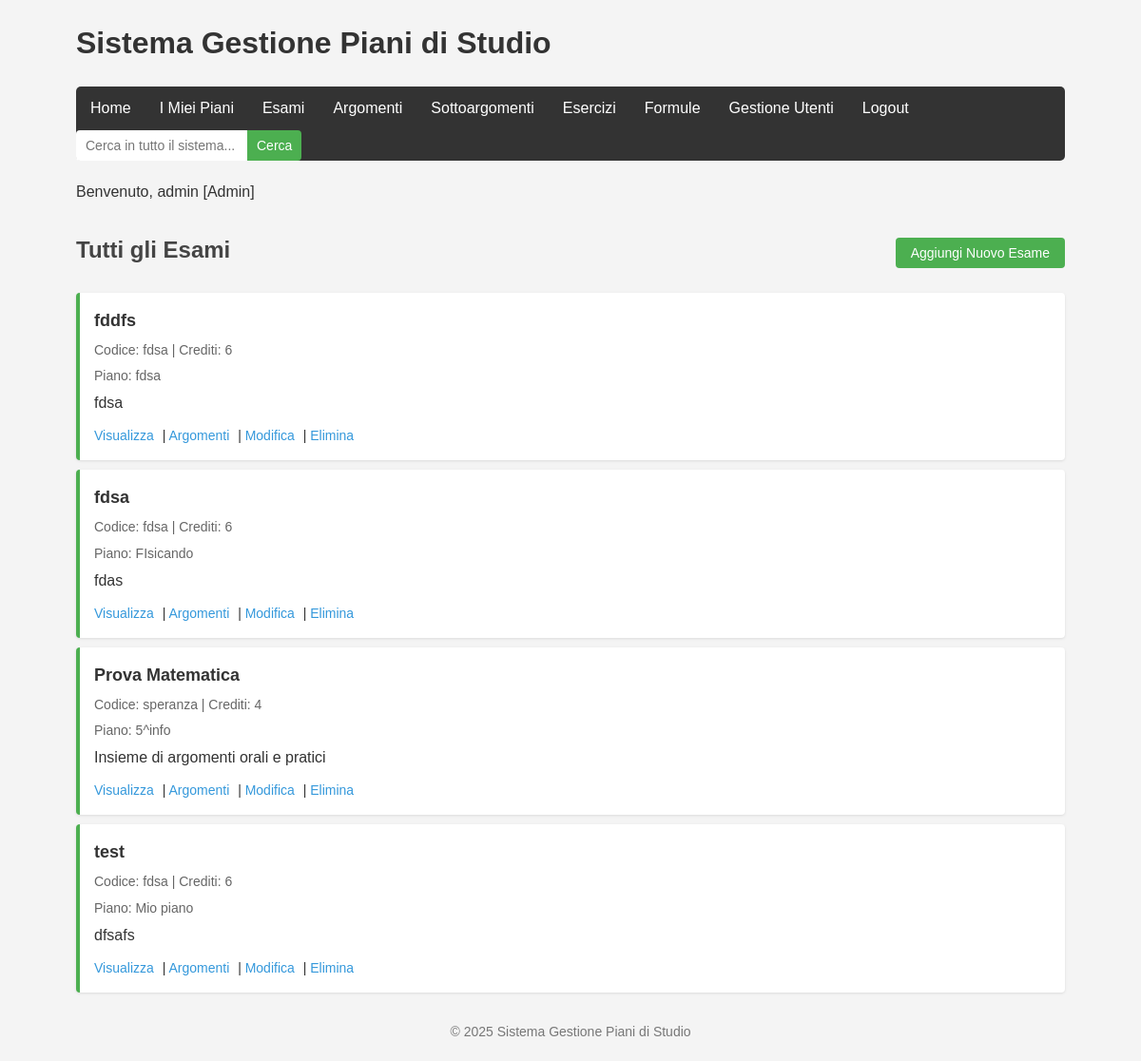
Screenshot of /pages/esami.php (signed in) with the database file from the repository.
### tables this page shows
CREATE TABLE `esami` (
  `id` int(11) NOT NULL,
  `piano_id` int(11) NOT NULL,
  `nome` varchar(100) NOT NULL,
  `codice` varchar(20) DEFAULT NULL,
  `crediti` int(11) DEFAULT 6,
  `descrizione` text DEFAULT NULL,
  `anno` int(11) DEFAULT NULL,
  `semestre` int(11) DEFAULT NULL
);

CREATE TABLE `piani_di_studio` (
  `id` int(11) NOT NULL,
  `nome` varchar(100) NOT NULL,
  `descrizione` text DEFAULT NULL,
  `data_creazione` timestamp NOT NULL DEFAULT current_timestamp(),
  `user_id` int(11) NOT NULL,
  `visibility` varchar(20) NOT NULL DEFAULT 'private'
);

### models/esame.php (called while the page is built, shortened)
<?php
class Esame {
    private $conn;
    private $table_name = "esami";
    public function __construct($db) {
        $this->conn = $db;
    }
    public function readAll() {
        $query = "SELECT e.*, p.nome as piano_nome
                  FROM " . $this->table_name . " e
                  LEFT JOIN piani_di_studio p ON e.piano_id = p.id
                  ORDER BY e.nome ASC";
        $stmt = $this->conn->prepare($query);
        $stmt->execute();
        return $stmt;
    }
}
?>

### pages/handlers/esame_handler.php (called while the page is built, shortened)
<?php
function verificaPermessiPiano($db, $piano_id) {
    $piano = new PianoDiStudio($db);
    $piano->id = $piano_id;
    $piano_info = $piano->readOne();
    return ($piano_info &&
        (isset($_SESSION['is_admin']) && $_SESSION['is_admin'] ||
         $piano_info['user_id'] == $_SESSION['user_id']));
}
?>

### models/piano_di_studio.php (called while the page is built, shortened)
<?php
class PianoDiStudio {
    private $conn;
    private $table_name = "piani_di_studio";
    public $id;
    public function __construct($db) {
        $this->conn = $db;
    }
    public function readOne() {
        $query = "SELECT * FROM " . $this->table_name . " WHERE id = ? LIMIT 0,1";
        $stmt = $this->conn->prepare($query);
        $stmt->bindParam(1, $this->id);
        $stmt->execute();
        $row = $stmt->fetch(PDO::FETCH_ASSOC);
        if ($row) {
            return $row;
        }
        return [];
    }
}
?>

### pages/esami.php (the view, shortened to what this page needs)
<?php
include_once '../ui/includes/header.php';
include_once '../models/esame.php';
include_once '../models/piano_di_studio.php';
$database = new Database();
$db = $database->getConnection();
$esame = new Esame($db);
$piano_id = isset($_GET['piano_id']) ? $_GET['piano_id'] : null;
include_once 'handlers/esame_handler.php';
echo "<div class='header-with-button'>";
if ($piano_id) {
    echo "<h2>Esami del Piano: " . htmlspecialchars($piano_info['nome']) . "</h2>";
} else {
    echo "<h2>Tutti gli Esami</h2>";
}
if (isset($_SESSION['user_id']) &&
    ($piano_id && verificaPermessiPiano($db, $piano_id) ||
     !$piano_id && isset($_SESSION['is_admin']) && $_SESSION['is_admin'])) {
    echo "<button id='showCreateFormBtn' class='btn-primary'>Aggiungi Nuovo Esame</button>";
}
echo "</div>";
$stmt = $piano_id ? $esame->readByPiano($piano_id) : $esame->readAll();
$num = $stmt->rowCount();
if ($num > 0) {
    echo "<ul class='item-list'>";
    while ($row = $stmt->fetch(PDO::FETCH_ASSOC)) {
        extract($row);
        $piano_info_display = isset($piano_nome) ? "<div class='item-meta'>Piano: " . htmlspecialchars($piano_nome) . "</div>" : "";
        echo "<li>
                <div class='item-title'>" . htmlspecialchars($nome) . "</div>
                <div class='item-meta'>Codice: " . htmlspecialchars($codice) . " | Crediti: {$crediti}</div>
                {$piano_info_display}
                <div class='item-description'>" . htmlspecialchars($descrizione) . "</div>
                <div class='item-actions'>
                    <a href='view_esame.php?id={$id}'>Visualizza</a> |
                    <a href='argomenti.php?esame_id={$id}'>Argomenti</a>";
        if (isset($_SESSION['user_id']) && verificaPermessiPiano($db, isset($piano_id) ? $piano_id : $piano_id)) {
            echo " | <a href='?edit={$id}" . ($piano_id ? "&piano_id={$piano_id}" : "") . "'>Modifica</a>";
            echo " | <a href='?delete={$id}" . ($piano_id ? "&piano_id={$piano_id}" : "") . "' onclick='return confirm(\"Sei sicuro di voler eliminare questo esame?\");'>Elimina</a>";
        }
        echo "</div></li>";
    }
    echo "</ul>";
} else {
    echo "<p>Nessun esame trovato." . ($piano_id ? " Aggiungi un esame a questo piano di studio." : "") . "</p>";
}
include_once '../ui/includes/footer.php';
?>

### rows the page displays
esami: nome "fddfs", codice "fdsa", crediti "6", piano.nome "fdsa", descrizione "fdsa"
esami: nome "fdsa", codice "fdsa", crediti "6", piano.nome "FIsicando", descrizione "fdas"
esami: nome "Prova Matematica", codice "speranza", crediti "4", piano.nome "5^info", descrizione "Insieme di argomenti orali e pratici"
esami: nome "test", codice "fdsa", crediti "6", piano.nome "Mio piano", descrizione "dfsafs"

### other values shown
$_SESSION['username'] "admin"
